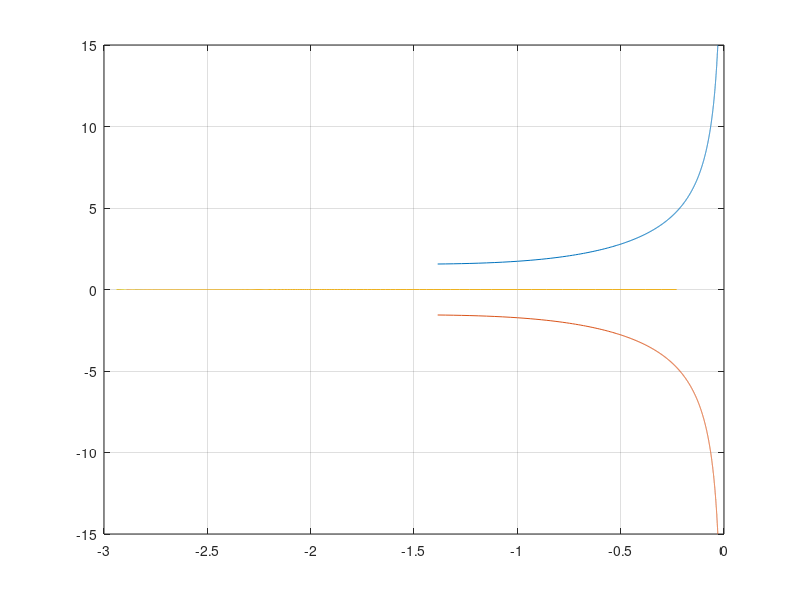
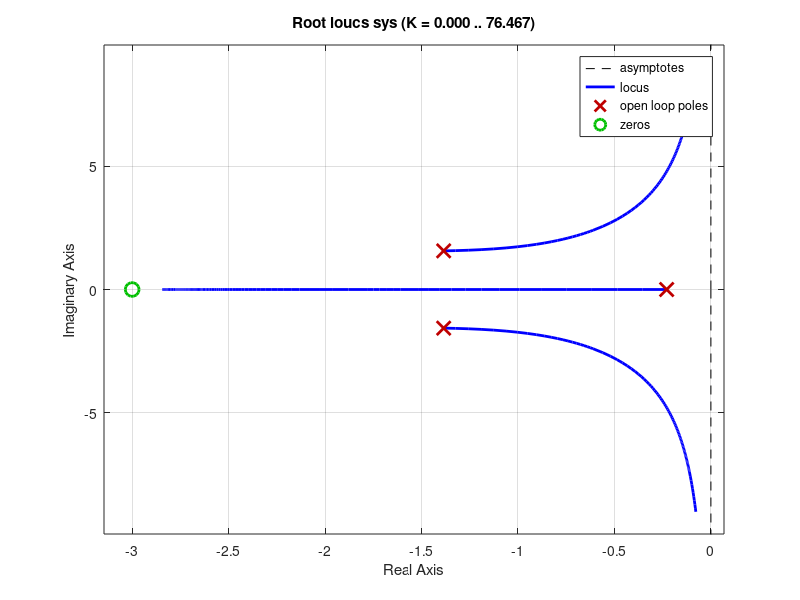

MATLAB code to generate these figures, in order:
% Manual method
K_array = (0:0.1:220).';
NK = length(K_array);
x_array = zeros(NK, 3);
y_array = zeros(NK, 3);

for nK = 1:NK
   K = K_array(nK);
   C = [1, 3, (5 + K), (1 + 3*K)];
   r = roots(C).';
   x_array(nK,:) = real(r);
   y_array(nK,:) = imag(r);
end

figure();
plot(x_array, y_array);
grid on;

% Built-in method
sys = tf([1, 3], [1, 3, 5, 1]);
figure();
rlocus(sys);
